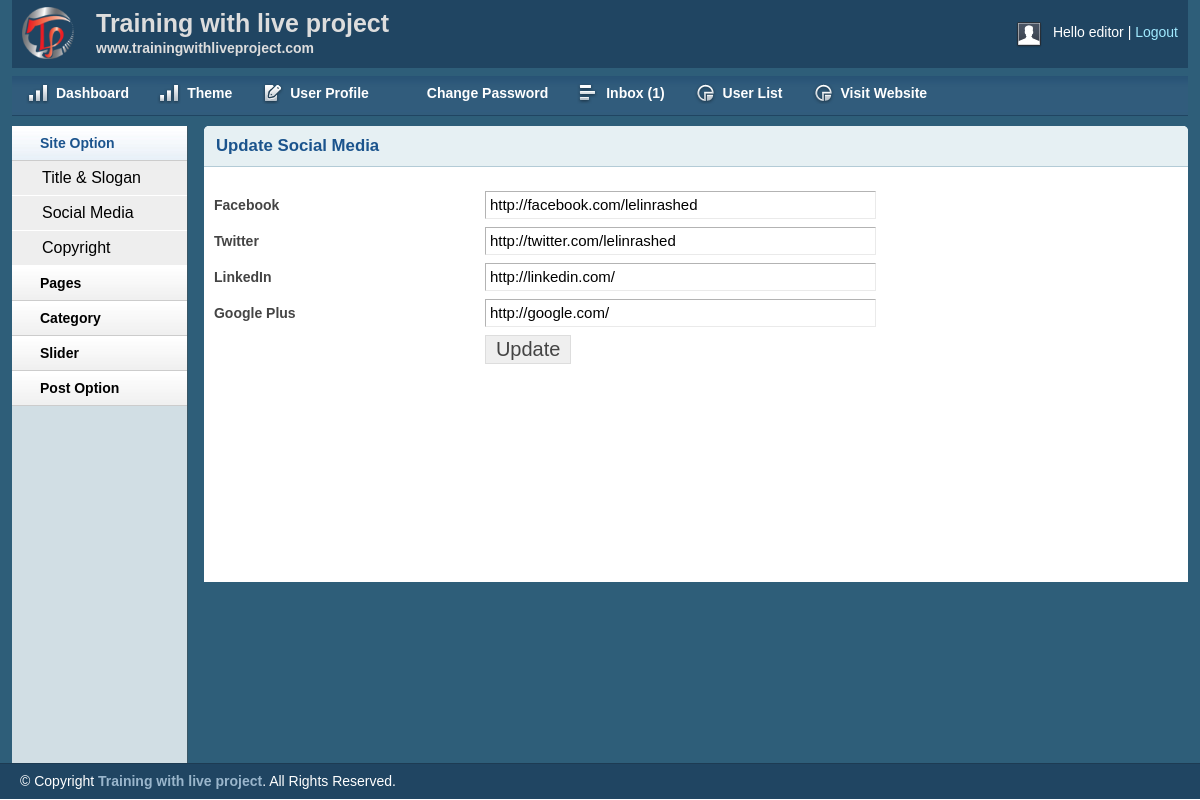
/admin/social.php (signed in), run on the app's committed database.
### tables this page shows
CREATE TABLE `tbl_social` (
  `id` int(11) NOT NULL,
  `fb` varchar(255) NOT NULL,
  `tw` varchar(255) NOT NULL,
  `ln` varchar(255) NOT NULL,
  `gp` varchar(255) NOT NULL
);

### lib/Database.php (called while the page is built, shortened)
<?php
Class Database{
	public $host   = DB_HOST;
	public $user   = DB_USER;
	public $pass   = DB_PASS;
	public $dbname = DB_NAME;
	public $link;
	private function connectDB(){
	$this->link = new mysqli($this->host, $this->user, $this->pass, $this->dbname);
 }
	public function select($query){
		$result = $this->link->query($query) or die($this->link->error.__LINE__);
		if($result->num_rows > 0){
			return $result;
		} else {
			return false;
		}
	}
}

### admin/social.php (the view, shortened to what this page needs)
<?php include_once 'inc/header.php'; ?>
<?php include_once 'inc/sidebar.php'; ?>
        <div class="grid_10">
            <div class="box round first grid">
                <h2>Update Social Media</h2>
                <div class="block">
        <?php
            $query = "SELECT * FROM tbl_social WHERE id = '1'";
            $socialmedia = $db->select($query);
            if ($socialmedia) {
                while ($result = $socialmedia->fetch_assoc()) {
         ?>
                 <form action="" method="post">
                    <table class="form">
                        <tr>
                            <td>
                                <label>Facebook</label>
                            </td>
                            <td>
                                <input type="text" name="fb" value="<?php echo $result['fb']; ?>" class="medium" />
                            </td>
                        </tr>
						 <tr>
                            <td>
                                <label>Twitter</label>
                            </td>
                            <td>
                                <input type="text" name="tw" value="<?php echo $result['tw']; ?>" class="medium" />
                            </td>
                        </tr>
						 <tr>
                            <td>
                                <label>LinkedIn</label>
                            </td>
                            <td>
                                <input type="text" name="ln" value="<?php echo $result['ln']; ?>" class="medium" />
                            </td>
                        </tr>
						 <tr>
                            <td>
                                <label>Google Plus</label>
                            </td>
                            <td>
                                <input type="text" name="gp" value="<?php echo $result['gp']; ?>" class="medium" />
                            </td>
                        </tr>
						 <tr>
                            <td></td>
                            <td>
                                <input type="submit" name="submit" Value="Update" />
                            </td>
                        </tr>
                    </table>
                    </form>
        <?php
                }
            }
         ?>
                </div>
            </div>
        </div>
<?php include_once 'inc/footer.php'; ?>

### admin/css/layout.css (style rules this page uses)
body { background: #fff none repeat scroll 0 0; color: #444; font-size: 14px; padding: 0; }
h1, h2, h3, h4, h5, h6 { line-height:1.2em; margin-bottom:.3em; }
h2 { margin-top:1em; }
.box { background:#fff; margin-bottom:20px; padding:10px 10px 10px 10px; margin-left:-8px; }
.box.grid { padding-bottom:40px; }
.box.round { -moz-border-radius: 5px 5px 0px 0px; -webkit-border-radius: 5px 5px 0px 0px; border-radius: 5px 5px 0px 0px; }
.box h2 { font-size:1.2em; font-weight:bold; color:#1B548D; background:#E6F0F3; margin:-10px -10px 0 -10px; padding:10px 12px; border-bottom:1px solid #B3CBD6; -moz-border-radius: 5px 5px 0px 0px; -webkit-border-radius: 5px 5px 0px 0px; border-radius: 5px 5px 0px 0px; }
.box.first { min-height: 406px; }
.block { padding-top:20px; }
table.form { width:100%; }
table.form td { padding:4px 0px; }
table.form label { font-weight:bold; }
table.form input, table.form select { font-size: 15px; padding: 4px 4px 5px 4px; border-top: 1px solid #b3b3b3; border-left: 1px solid #b3b3b3; border-right: 1px solid #eaeaea; border-bottom: 1px solid #eaeaea; }
table.form input[type="submit"] { border: 1px solid #ddd; color: #444; cursor: pointer; font-size: 20px; padding: 2px 10px; }
input.medium { width: 55%; }
.block { padding-bottom:1px; }

### data on the page
tbl_social: fb "http://facebook.com/lelinrashed", tw "http://twitter.com/lelinrashed", ln "http://linkedin.com/", gp "http://google.com/"

### other printed values
Session::get('username') "editor"
$count "1"
